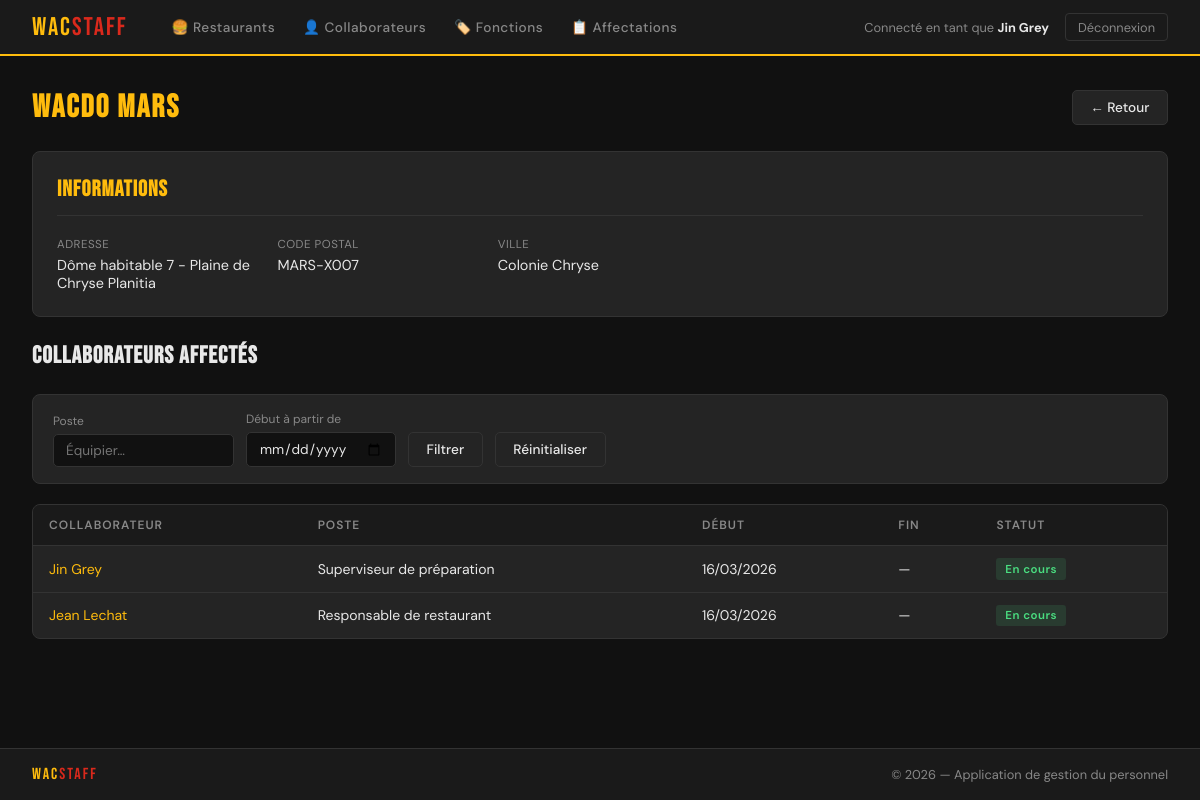
The page /WacStaff/restaurants/3/ (signed in) on the database its author committed.
### WacStaff/models.py (models this page shows, shortened)
class Collaborateur(AbstractBaseUser, PermissionsMixin):
    nom = models.CharField(max_length=100)
    prenom = models.CharField(max_length=100)
    email = models.EmailField(max_length=100, unique=True)
    date1ereEmbauche = models.DateTimeField(auto_now_add=True)
    admin = models.BooleanField(default=False)
    USERNAME_FIELD = 'email'            # champ utilisé pour se connecter
    REQUIRED_FIELDS = ['nom', 'prenom'] # champs demandés par createsuperuser en plus de l'email
    objects = CollaborateurManager()
    @property
    def is_staff(self):
        return self.admin

class Restaurant(models.Model):
    nom = models.CharField(max_length=100, unique=True)
    adresse = models.CharField(max_length=300, unique=True)
    codePostal = models.CharField(max_length=50)
    ville = models.CharField(max_length=100)

class Affectation(models.Model):
    collaborateur = models.ForeignKey(Collaborateur, on_delete=models.PROTECT, related_name='affectations')
    restaurant = models.ForeignKey(Restaurant, on_delete=models.PROTECT, related_name='affectations')
    poste = models.ForeignKey(Fonction, on_delete=models.PROTECT, related_name='affectations')
    debut = models.DateTimeField(auto_now_add=True)
    fin = models.DateTimeField(null=True, blank=True)

class Fonction(models.Model):
    intitulePoste = models.CharField(max_length=100, unique=True)

### WacStaff/views.py (the view)
# urls.py: path('restaurants/<int:pk>/', views.restaurant_detail, name='restaurant_detail'),
@login_required
def restaurant_detail(request, pk):
    restaurant = get_object_or_404(Restaurant, pk=pk)
    affectations = restaurant.affectations.select_related('collaborateur', 'poste')
    q_poste = request.GET.get('poste', '')
    q_debut = request.GET.get('debut', '')
    if q_poste:
        affectations = affectations.filter(poste__intitulePoste__icontains=q_poste)
    if q_debut:
        affectations = affectations.filter(debut__date__gte=q_debut)
    return render(request, 'restaurants/detail.html', {
        'restaurant': restaurant, 'affectations': affectations,
        'fonctions': Fonction.objects.all(), 'q_poste': q_poste, 'q_debut': q_debut,
    })

### WacStaff/templates/restaurants/detail.html (shortened to what this page needs)
{% extends "base.html" %}
{% block content %}
<div class="page-header">
    <h1 class="page-title"><span>{{ restaurant.nom }}</span></h1>
    <div style="display:flex;gap:0.5rem;">
        <a href="{% url 'restaurant_list' %}" class="btn btn-secondary">← Retour</a>
    </div>
</div>
<div class="detail-card">
    <h2>Informations</h2>
    <div class="detail-grid">
        <div class="detail-field"><label>Adresse</label><p>{{ restaurant.adresse }}</p></div>
        <div class="detail-field"><label>Code postal</label><p>{{ restaurant.codePostal }}</p></div>
        <div class="detail-field"><label>Ville</label><p>{{ restaurant.ville }}</p></div>
    </div>
</div>
<div class="page-header" style="margin-top:1.5rem;">
    <h2 style="font-family:'Bebas Neue',sans-serif;font-size:1.5rem;letter-spacing:1px;">Collaborateurs affectés</h2>
</div>
<form method="get" class="search-bar">
    <div>
        <label>Poste</label>
        <input type="text" name="poste" value="{{ q_poste }}" placeholder="Équipier…">
    </div>
    <div>
        <label>Début à partir de</label>
        <input type="date" name="debut" value="{{ q_debut }}">
    </div>
    <button type="submit" class="btn btn-secondary">Filtrer</button>
    <a href="{% url 'restaurant_detail' restaurant.pk %}" class="btn btn-secondary">Réinitialiser</a>
</form>
<div class="table-wrap">
    {% if affectations %}
    <table>
        <thead>
            <tr><th>Collaborateur</th><th>Poste</th><th>Début</th><th>Fin</th><th>Statut</th>{% if user.is_staff %}<th>Actions</th>{% endif %}</tr>
        </thead>
        <tbody>
        {% for a in affectations %}
        <tr>
            <td><a href="{% url 'collaborateur_detail' a.collaborateur.pk %}" style="color:#FFBC0D;text-decoration:none;">{{ a.collaborateur.prenom }} {{ a.collaborateur.nom }}</a></td>
            <td>{{ a.poste.intitulePoste }}</td>
            <td>{{ a.debut|date:"d/m/Y" }}</td>
            <td>{% if a.fin %}{{ a.fin|date:"d/m/Y" }}{% else %}—{% endif %}</td>
            <td>{% if a.fin %}<span class="badge badge-closed">Terminé</span>{% else %}<span class="badge badge-active">En cours</span>{% endif %}</td>
        </tr>
        {% endfor %}
        </tbody>
    </table>
    {% else %}
    <div class="empty-state">Aucune affectation pour ce restaurant.</div>
    {% endif %}
</div>
{% endblock %}

### WacStaff/templates/base.html (shortened to what this page needs)
<!doctype html>
<html lang="fr">
<head>
    {% load static %}
    <link rel="stylesheet" href="{% static 'wacstaff.css' %}">
</head>
<body>
{% if user.is_authenticated %}
<nav>
    <a href="{% url 'home' %}" class="nav-brand">Wac<span>Staff</span></a>
    <div class="nav-links">
        <a href="{% url 'restaurant_list' %}">🍔 Restaurants</a>
        <a href="{% url 'collaborateur_list' %}">👤 Collaborateurs</a>
        <a href="{% url 'fonction_list' %}">🏷️ Fonctions</a>
        <a href="{% url 'affectation_list' %}">📋 Affectations</a>
    </div>
    <div class="nav-user">
        <span>Connecté en tant que <strong>{{ user.prenom }} {{ user.nom }}</strong>
        </span>
        <form method="post" action="{% url 'logout' %}" style="display:inline;">
            <button type="submit" class="btn-logout">Déconnexion</button>
        </form>
    </div>
</nav>
{% endif %}
<main>
    {% block content %}{% endblock %}
</main>
<footer>
    <span class="footer-brand">Wac<span>Staff</span></span>
    <span class="footer-copy">© {% now "Y" %} — Application de gestion du personnel</span>
</footer>
</body>
</html>

### WacStaff/static/wacstaff.css (style rules this page uses)
:root { --gold: #FFBC0D; --red: #DA291C; --dark: #1a1a1a; --darker: #111111; --surface: #242424; --border: #333333; --text: #e8e8e8; --muted: #888888; --success: #4ade80; --danger: #f87171; }
* { box-sizing: border-box; margin: 0; padding: 0; }
body { font-family: 'DM Sans', sans-serif; background: var(--darker); color: var(--text); min-height: 100vh; display: flex; flex-direction: column; }
nav { background: var(--dark); border-bottom: 2px solid var(--gold); padding: 0 2rem; display: flex; align-items: center; gap: 2rem; height: 56px; position: sticky; top: 0; z-index: 100; }
.nav-brand { font-family: 'Bebas Neue', sans-serif; font-size: 1.6rem; color: var(--gold); letter-spacing: 2px; text-decoration: none; }
.nav-brand span { color: var(--red); }
.nav-links { display: flex; gap: 0.25rem; flex: 1; }
.nav-links a { color: var(--muted); text-decoration: none; font-size: 0.85rem; font-weight: 500; padding: 0.4rem 0.75rem; border-radius: 4px; transition: all 0.15s; letter-spacing: 0.5px; }
.nav-user { display: flex; align-items: center; gap: 1rem; font-size: 0.8rem; color: var(--muted); }
.nav-user strong { color: var(--text); }
.btn-logout { background: none; border: 1px solid var(--border); color: var(--muted); padding: 0.3rem 0.75rem; border-radius: 4px; cursor: pointer; font-size: 0.8rem; font-family: 'DM Sans', sans-serif; text-decoration: none; transition: all 0.15s; }
main { flex: 1; padding: 2rem; max-width: 1200px; margin: 0 auto; width: 100%; }
.page-header { display: flex; justify-content: space-between; align-items: center; margin-bottom: 1.5rem; }
.page-title { font-family: 'Bebas Neue', sans-serif; font-size: 2rem; letter-spacing: 2px; color: var(--text); }
.page-title span { color: var(--gold); }
.btn { display: inline-flex; align-items: center; gap: 0.4rem; padding: 0.5rem 1.1rem; border-radius: 5px; font-size: 0.85rem; font-weight: 500; text-decoration: none; cursor: pointer; border: none; transition: all 0.15s; font-family: 'DM Sans', sans-serif; }
.btn-secondary { background: var(--surface); color: var(--text); border: 1px solid var(--border); }
.search-bar { background: var(--surface); border: 1px solid var(--border); border-radius: 8px; padding: 1rem 1.25rem; display: flex; gap: 0.75rem; flex-wrap: wrap; align-items: flex-end; margin-bottom: 1.25rem; }
.search-bar label { font-size: 0.75rem; color: var(--muted); display: block; margin-bottom: 0.3rem; }
.search-bar input, .search-bar select { background: var(--darker); border: 1px solid var(--border); color: var(--text); padding: 0.45rem 0.75rem; border-radius: 5px; font-size: 0.85rem; font-family: 'DM Sans', sans-serif; min-width: 150px; }
.table-wrap { background: var(--surface); border: 1px solid var(--border); border-radius: 8px; overflow: hidden; }
table { width: 100%; border-collapse: collapse; }
th { background: var(--dark); font-size: 0.75rem; font-weight: 600; color: var(--muted); text-transform: uppercase; letter-spacing: 1px; padding: 0.75rem 1rem; text-align: left; }
td { padding: 0.75rem 1rem; border-top: 1px solid var(--border); font-size: 0.875rem; vertical-align: middle; }
.badge { display: inline-block; padding: 0.2rem 0.55rem; border-radius: 3px; font-size: 0.72rem; font-weight: 600; letter-spacing: 0.5px; }
.badge-active { background: rgba(74,222,128,0.12); color: var(--success); }
.detail-card { background: var(--surface); border: 1px solid var(--border); border-radius: 8px; padding: 1.5rem; margin-bottom: 1.5rem; }
.detail-card h2 { font-family: 'Bebas Neue', sans-serif; font-size: 1.4rem; letter-spacing: 1px; color: var(--gold); margin-bottom: 1rem; padding-bottom: 0.75rem; border-bottom: 1px solid var(--border); }
.detail-grid { display: grid; grid-template-columns: repeat(auto-fill, minmax(200px, 1fr)); gap: 1rem; }
.detail-field label { font-size: 0.72rem; color: var(--muted); text-transform: uppercase; letter-spacing: 0.5px; }
.detail-field p { font-size: 0.9rem; margin-top: 0.2rem; }
footer { background: var(--dark); border-top: 1px solid var(--border); padding: 1rem 2rem; display: flex; justify-content: space-between; align-items: center; font-size: 0.8rem; color: var(--muted); }
.footer-brand { font-family: 'Bebas Neue', sans-serif; font-size: 1rem; color: var(--gold); letter-spacing: 2px; }
.footer-brand span { color: var(--red); }
.footer-copy { color: var(--muted); }

### rows shown on the page
Collaborateur: prenom "Jin", nom "Grey"
Restaurant: nom "WacDo Mars", adresse "Dôme habitable 7 - Plaine de Chryse Planitia", codePostal "MARS-X007", ville "Colonie Chryse"
Affectation: collaborateur.prenom "Jin", collaborateur.nom "Grey", poste.intitulePoste "Superviseur de préparation", debut "16/03/2026", shows "En cours"
Affectation: collaborateur.prenom "Jean", collaborateur.nom "Lechat", poste.intitulePoste "Responsable de restaurant", debut "16/03/2026", shows "En cours"
